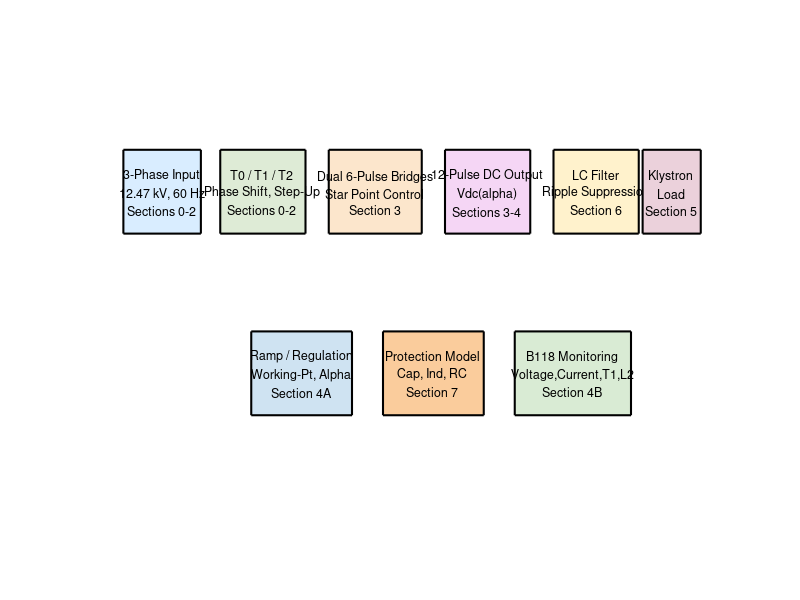

Write MATLAB code to recreate this figure. (Note: this script raises an error after producing the figure.)
%% SPEAR3 HVPS Analytical Design Math Technical Notebook
%
% This notebook is a standalone technical note for the SPEAR3 legacy
% high-voltage power supply. It converts the analytical design math from
% the HVPS design report into executable calculations, engineering tables,
% and plots that show how the system behaves from the three-phase AC input
% through rectification, filtering, protection, and klystron loading.
%
% Notebook objectives:
%  - Recreate the 3-phase to 12-pulse rectifier waveform construction
%  - Verify the documented DC output and firing-angle relationships
%  - Quantify ripple, filtering, beam current, protection energy, power quality
%  - Add an engineering ramp-up model from 0 kV to the 77 kV operating point
%  - Generate representative versions of the four B118 monitoring channels
%
% Converted from hvps_analytic_design_math_notebook.ipynb (Python/Jupyter)
% to MATLAB Live Script format (.m with %% section breaks).
%
% To view rendered LaTeX equations:
%  - Open in MATLAB Live Editor and save as .mlx, or
%  - Run publish('hvps_analytic_design_math_notebook.m') to generate HTML/PDF

%% System Overview and Governing Equations
%
% The legacy SPEAR3 HVPS is a 12-pulse controlled rectifier system that
% converts 12.47 kV, 60 Hz three-phase utility power into a regulated
% negative cathode supply for the klystron. The physical conversion chain:
%
% $$12.47\;\mathrm{kV}_{LL,\;rms}\;3\phi \rightarrow T_0\;(\pm 15^\circ) \rightarrow T_1,T_2 \rightarrow 2\times 6\text{-pulse bridges} \rightarrow 12\text{-pulse DC} \rightarrow LC\;\text{filter} \rightarrow -77\;\mathrm{kV}\;\text{to klystron}$$
%
% *Three-phase to line-line conversion:*
%
% $$v_a = V_m\sin(\omega t), \quad v_b = V_m\sin(\omega t - 120^\circ), \quad v_c = V_m\sin(\omega t + 120^\circ)$$
%
% $$v_{ab} = v_a - v_b = \sqrt{2}\,V_{LL}\cos(\omega t - 60^\circ)$$
%
% *Average 12-pulse DC output:*
%
% $$V_{dc} = \frac{6\sqrt{2}}{\pi}\,V_{LL}\cos\alpha \approx 2.70\,V_{LL}\cos\alpha$$
%
% *Klystron beam-current model (Child-Langmuir perveance):*
%
% $$I_{beam} = P_k\,V_{cathode}^{3/2}$$
%
% *Ripple and filter estimates:*
%
% $$\frac{\Delta V_{pp}}{V_{max}} = 1 - \cos(15^\circ), \qquad f_{ripple} = 12\,f_{line} = 720\;\mathrm{Hz}$$
%
% *Stored-energy expressions used in the protection analysis:*
%
% $$E_C = \tfrac{1}{2}CV^2, \qquad E_L = \tfrac{1}{2}LI^2$$

%% System Block Diagram Mapped to Equation Sections
%
% This figure ties the physical HVPS subsystems to the analytical sections.
% Each block maps to a part of the power-conversion chain and the
% associated governing equations developed in later sections.

figure('Position', [100 100 1200 500]);
hold on; axis off;
xlim([0 16]); ylim([0 7]);

blocks = {
    0.5, 4.3, 2.0, 1.2, {'3-Phase Input','12.47 kV, 60 Hz','Sections 0-2'}, [0.85 0.93 1.0];
    3.0, 4.3, 2.2, 1.2, {'T0 / T1 / T2','Phase Shift, Step-Up','Sections 0-2'}, [0.87 0.92 0.84];
    5.8, 4.3, 2.4, 1.2, {'Dual 6-Pulse Bridges','Star Point Control','Section 3'}, [0.99 0.90 0.80];
    8.8, 4.3, 2.2, 1.2, {'12-Pulse DC Output','Vdc(alpha)','Sections 3-4'}, [0.96 0.84 0.96];
    11.6, 4.3, 2.2, 1.2, {'LC Filter','Ripple Suppression','Section 6'}, [1.0 0.95 0.80];
    13.9, 4.3, 1.5, 1.2, {'Klystron','Load','Section 5'}, [0.92 0.82 0.86];
    3.8, 1.7, 2.6, 1.2, {'Ramp / Regulation','Working-Pt, Alpha','Section 4A'}, [0.81 0.89 0.95];
    7.2, 1.7, 2.6, 1.2, {'Protection Model','Cap, Ind, RC','Section 7'}, [0.98 0.80 0.61];
    10.6, 1.7, 3.0, 1.2, {'B118 Monitoring','Voltage,Current,T1,L2','Section 4B'}, [0.85 0.92 0.83];
};
for k = 1:size(blocks,1)
    x0 = blocks{k,1}; y0 = blocks{k,2};
    w  = blocks{k,3};  h  = blocks{k,4};
    lbl = blocks{k,5}; clr = blocks{k,6};
    rectangle('Position',[x0 y0 w h],'FaceColor',clr,'EdgeColor','k','LineWidth',1.5);
    text(x0+w/2, y0+h/2, lbl, 'HorizontalAlignment','center','VerticalAlignment','middle','FontSize',9);
end
arrows = [2.5 4.9 3.0 4.9; 5.2 4.9 5.8 4.9; 8.2 4.9 8.8 4.9; 11.0 4.9 11.6 4.9; 13.8 4.9 13.9 4.9];
for k = 1:size(arrows,1)
    annotation('arrow','X',[arrows(k,1)/16 arrows(k,3)/16],'Y',[arrows(k,2)/7 arrows(k,4)/7]);
end
title('SPEAR3 HVPS Physical Subsystems and Notebook Equation Map','FontSize',14,'FontWeight','bold');


%% 1. System Constants and Helper Functions
%
% The report uses a 12.47 kV, 60 Hz input, a 33.3 kV secondary line-to-line
% voltage, a 90 kV maximum DC output, and a nominal operating point near
% 77 kV. This cell defines the shared constants and helper functions.

DEG = pi / 180.0;

% System constants (struct equivalent of Python dict)
sys.f_line_hz                       = 60.0;
sys.v_input_ll_rms                  = 12.47e3;
sys.v_t1_primary_ll_rms             = 12.5e3;
sys.v_secondary_ll_rms              = 33.3e3;
sys.vdc_max                         = 90.0e3;
sys.vdc_nominal                     = 77.0e3;
sys.idc_nominal                     = 22.0;
sys.vdc_measured                    = 72.08e3;
sys.idc_measured                    = 19.4;
sys.cap_filter_f                    = 8e-6;
sys.isolation_res_ohm               = 500.0;
sys.inductor_primary_h              = 0.3;
sys.inductor_primary_rated_a        = 85.0;
sys.cable_inductor_h                = 200e-6;
sys.power_factor_distortion_12pulse = 0.9886;

%% 2. Three-Phase Input and Six Line-to-Line Voltages
%
% The derivation starts with the three phase voltages:
%
% $$v_a = V_m\sin(\omega t), \quad v_b = V_m\sin(\omega t - 120^\circ), \quad v_c = V_m\sin(\omega t + 120^\circ)$$
%
% and constructs the six line-to-line voltages that a 6-pulse bridge
% selects from (e.g. $v_{ab} = v_a - v_b$). The plot shows one electrical
% cycle at the 33.3 kV secondary level.

theta = linspace(0, 2*pi, 4000);
theta_deg_vec = rad2deg(theta);
v_phase_rms  = sys.v_secondary_ll_rms / sqrt(3);
v_phase_peak = sqrt(2) * v_phase_rms;

va = v_phase_peak .* sin(theta);
vb = v_phase_peak .* sin(theta - 2*pi/3);
vc = v_phase_peak .* sin(theta + 2*pi/3);

v_cb = vc - vb;  v_ab = va - vb;  v_ac = va - vc;
v_bc = vb - vc;  v_ba = vb - va;  v_ca = vc - va;

figure('Position', [100 100 1000 700]);
subplot(2,1,1);
plot(theta_deg_vec, va/1e3, theta_deg_vec, vb/1e3, theta_deg_vec, vc/1e3, 'LineWidth', 1.5);
title('Secondary Three-Phase Voltages');
xlabel('Electrical angle (deg)'); ylabel('Voltage (kV)');
legend('v_a','v_b','v_c'); grid on;

subplot(2,1,2);
plot(theta_deg_vec, v_cb/1e3, theta_deg_vec, v_ab/1e3, theta_deg_vec, v_ac/1e3, ...
     theta_deg_vec, v_bc/1e3, theta_deg_vec, v_ba/1e3, theta_deg_vec, v_ca/1e3, 'LineWidth', 1.2);
title('Six Line-to-Line Voltages Used by the Rectifier Bridges');
xlabel('Electrical angle (deg)'); ylabel('Voltage (kV)');
legend('v_{cb}','v_{ab}','v_{ac}','v_{bc}','v_{ba}','v_{ca}'); grid on;


%% 3. Single 6-Pulse Bridge Envelope and Two-Bridge 12-Pulse Combination
%
% Bridge X selects the highest of six cosine-shifted line-line waveforms,
% creating the familiar $60^\circ$ envelope segments. Bridge Y is shifted
% by $30^\circ$, and the two bridge outputs sum in series to create the
% 12-pulse waveform:
%
% $$V_{bridge}(\theta) = \max_k \left\{ \sqrt{2}\,V_{LL}\cos\!\left(\theta - \frac{k\pi}{3}\right) \right\}, \quad k = 0,1,\ldots,5$$
%
% $$V_{12\text{-pulse}} = V_{bridge,X}(\theta) + V_{bridge,Y}(\theta - 30^\circ)$$

% --- 6-pulse bridge helper (inline) ---
% Generates six cosine waveforms and takes the max (envelope)
phases_x_deg = [0 60 120 180 240 300];
bridge_x_waves = zeros(6, length(theta));
for idx = 1:6
    bridge_x_waves(idx,:) = sqrt(2)*sys.v_secondary_ll_rms .* cos(theta - phases_x_deg(idx)*DEG);
end
bridge_x_env = max(bridge_x_waves, [], 1);

phases_y_deg = phases_x_deg + 30;
bridge_y_waves = zeros(6, length(theta));
for idx = 1:6
    bridge_y_waves(idx,:) = sqrt(2)*sys.v_secondary_ll_rms .* cos(theta - phases_y_deg(idx)*DEG);
end
bridge_y_env = max(bridge_y_waves, [], 1);

bridge_sum = bridge_x_env + bridge_y_env;

figure('Position', [100 100 1000 900]);
subplot(3,1,1);
for idx = 1:6
    plot(theta_deg_vec, bridge_x_waves(idx,:)/1e3, 'Color', [0.6 0.6 0.6]); hold on;
end
plot(theta_deg_vec, bridge_x_env/1e3, 'k', 'LineWidth', 2.5);
title('Bridge X: 6-Pulse Waveforms and Envelope');
xlabel('Electrical angle (deg)'); ylabel('Voltage (kV)');
legend('','','','','','','Bridge X envelope'); grid on;

subplot(3,1,2);
plot(theta_deg_vec, bridge_x_env/1e3, 'LineWidth', 2); hold on;
plot(theta_deg_vec, bridge_y_env/1e3, 'LineWidth', 2);
title('Two 6-Pulse Bridges Before Series Summation');
xlabel('Electrical angle (deg)'); ylabel('Voltage (kV)');
legend('Bridge X','Bridge Y (+30 deg)'); grid on;

subplot(3,1,3);
plot(theta_deg_vec, bridge_sum/1e3, 'r', 'LineWidth', 2.5);
title('Combined 12-Pulse Unfiltered Output');
xlabel('Electrical angle (deg)'); ylabel('Voltage (kV)'); grid on;

% 0-60 deg detail showing 30 deg interleaving
window = (theta_deg_vec >= 0) & (theta_deg_vec <= 60);
figure('Position', [100 100 1000 350]);
plot(theta_deg_vec(window), bridge_x_env(window)/1e3, 'LineWidth', 1.5); hold on;
plot(theta_deg_vec(window), bridge_y_env(window)/1e3, 'LineWidth', 1.5);
plot(theta_deg_vec(window), bridge_sum(window)/1e3, 'k', 'LineWidth', 2.5);
title('0-60 deg Detail Showing the 30 deg Interleaving');
xlabel('Electrical angle (deg)'); ylabel('Voltage (kV)');
legend('Bridge X','Bridge Y','Series sum'); grid on;


%% 4. Average DC Output Versus Firing Angle
%
% The report derives the 12-pulse DC average as:
%
% $$V_{dc} = \frac{6\sqrt{2}}{\pi}\,V_{LL}\cos(\alpha)$$
%
% This section verifies the nominal and measured operating points against
% that formula and visualizes the full firing-angle sweep.

alpha_deg_vec = linspace(0, 90, 721);
vdc_curve = (6*sqrt(2)/pi) .* sys.v_secondary_ll_rms .* cosd(alpha_deg_vec);

alpha_nom  = acosd(min(max(sys.vdc_nominal  / ((6*sqrt(2)/pi)*sys.v_secondary_ll_rms), -1), 1));
alpha_meas = acosd(min(max(sys.vdc_measured / ((6*sqrt(2)/pi)*sys.v_secondary_ll_rms), -1), 1));
turns_ratio = sys.v_secondary_ll_rms / sys.v_t1_primary_ll_rms;

% Operating points table
op_case   = {'Maximum'; 'Nominal'; 'Measured June 2020'};
op_vdc_kv = [sys.vdc_max/1e3; sys.vdc_nominal/1e3; sys.vdc_measured/1e3];
op_alpha  = [0.0; alpha_nom; alpha_meas];
op_cosalp = [1.0; cosd(alpha_nom); cosd(alpha_meas)];
operating_points = table(op_case, op_vdc_kv, op_alpha, op_cosalp, ...
    'VariableNames', {'Case','Vdc_kV','Alpha_deg','cos_alpha'});
disp(operating_points);
fprintf('Transformer turns ratio (secondary LL / primary LL): %.3f:1\n', turns_ratio);

figure('Position', [100 100 850 450]);
plot(alpha_deg_vec, vdc_curve/1e3, 'LineWidth', 2.5); hold on;
scatter([0.0 alpha_nom alpha_meas], ...
        [sys.vdc_max/1e3 sys.vdc_nominal/1e3 sys.vdc_measured/1e3], 80, 'r', 'filled');
text(alpha_nom+3, sys.vdc_nominal/1e3+3, 'Nominal', 'FontSize', 10);
text(alpha_meas+3, sys.vdc_measured/1e3-8, 'Measured', 'FontSize', 10);
title('12-Pulse Average DC Output Versus Firing Angle');
xlabel('Firing angle alpha (deg)'); ylabel('Average DC output (kV)'); grid on;

%% 4A. System Ramp-Up From 0 kV to the 77 kV Working Point
%
% The control system ramps the output so that the cathode voltage, beam
% current, primary current, and control angle all move in a controlled way.
% The ramp model uses a smooth commanded voltage:
%
% $$V_{cmd}(t) = V_{nom}\,s(t), \qquad s(t) = 3x^2 - 2x^3, \qquad x = \mathrm{clip}\!\left(\frac{t}{T_{ramp}},\;0,\;1\right)$$
%
% From the commanded voltage, the implied firing angle and beam current are:
%
% $$\alpha(t) = \cos^{-1}\!\left(\frac{V_{cmd}(t)}{V_{dc,max}}\right), \qquad I_{beam}(t) = P_k\,V_{cmd}(t)^{3/2}$$

t_ramp  = linspace(0, 30, 5000);
T_ramp  = 20.0;
x_ramp  = min(max(t_ramp / T_ramp, 0), 1);
smoothstep = 3*x_ramp.^2 - 2*x_ramp.^3;
vdc_ramp   = sys.vdc_nominal .* smoothstep;

% firing_angle_from_vdc
alpha_ramp = acosd(min(max(vdc_ramp ./ ((6*sqrt(2)/pi)*sys.v_secondary_ll_rms), -1), 1));

% beam_current_from_perveance
perveance = 1.0e-6;
beam_current_ramp = perveance .* (vdc_ramp.^1.5);
beam_power_ramp   = vdc_ramp .* beam_current_ramp / 1e6;

pf_ramp = max(cosd(alpha_ramp) .* sys.power_factor_distortion_12pulse, 0.15);
primary_current_ramp = zeros(size(vdc_ramp));
valid = pf_ramp > 0;
primary_current_ramp(valid) = (vdc_ramp(valid) .* beam_current_ramp(valid)) ./ ...
    (sys.v_t1_primary_ll_rms * sqrt(3) .* pf_ramp(valid));

% Ramp summary table
ramp_times = [0 5 10 15 20 30];
ramp_Vdc   = interp1(t_ramp, vdc_ramp, ramp_times) / 1e3;
ramp_Alpha = interp1(t_ramp, alpha_ramp, ramp_times);
ramp_Ibeam = interp1(t_ramp, beam_current_ramp, ramp_times);
ramp_Pbeam = interp1(t_ramp, beam_power_ramp, ramp_times);
ramp_Ipri  = interp1(t_ramp, primary_current_ramp, ramp_times);
ramp_table = table(ramp_times', ramp_Vdc', ramp_Alpha', ramp_Ibeam', ramp_Pbeam', ramp_Ipri', ...
    'VariableNames', {'Time_s','Vdc_kV','Alpha_deg','BeamCurrent_A','BeamPower_MW','PrimaryCurrent_A'});
disp(ramp_table);

figure('Position', [100 100 1000 900]);
subplot(4,1,1);
plot(t_ramp, vdc_ramp/1e3, 'b', 'LineWidth', 2.5); hold on;
yline(sys.vdc_nominal/1e3, '--', 'Color', [0.5 0.5 0.5]);
title('Ramp-Up Envelope From 0 kV to 77 kV'); ylabel('Output voltage (kV)');
legend('Ramp','77 kV operating point'); grid on;

subplot(4,1,2);
plot(t_ramp, alpha_ramp, 'r', 'LineWidth', 2.5);
title('Implied Firing Angle During Ramp-Up'); ylabel('Alpha (deg)'); grid on;

subplot(4,1,3);
plot(t_ramp, beam_current_ramp, 'Color', [0 0.6 0], 'LineWidth', 2.5); hold on;
plot(t_ramp, primary_current_ramp, 'Color', [0.85 0.33 0.1], 'LineWidth', 2);
title('Current Build-Up During Ramp-Up'); ylabel('Current (A)');
legend('Beam current','Estimated primary current'); grid on;

subplot(4,1,4);
plot(t_ramp, beam_power_ramp, 'Color', [0.5 0 0.5], 'LineWidth', 2.5);
title('Beam Power During Ramp-Up'); xlabel('Time (s)'); ylabel('Power (MW)'); grid on;


%% 4B. Representative B118 Monitoring Channels
%
% Four Building 118 monitoring channels used for troubleshooting:
%   1. HVPS output voltage
%   2. HVPS output current
%   3. Transformer 1 phase current
%   4. Inductor 2 diagnostic voltage
%
% Two views: (a) long time-base through ramp-up, (b) short time-base
% near steady operation showing waveform character.
% These are engineering reconstructions, not archived measurements.

ripple_pp_frac_local    = 1.0 - cos(15*DEG);
f_ripple_hz_local       = 12 * sys.f_line_hz;
f0_hz_local             = 1/(2*pi*sqrt(1.07 * sys.cap_filter_f));
atten_ratio_local       = (f_ripple_hz_local / f0_hz_local)^2;
filtered_ripp_pp_local  = ripple_pp_frac_local * sys.vdc_nominal / atten_ratio_local;
nominal_beam_pwr_w      = sys.vdc_nominal * sys.idc_nominal;
primary_current_nominal = nominal_beam_pwr_w / (sys.v_t1_primary_ll_rms * sqrt(3) * 0.95);

% sawtooth helper
sawtooth_wave = @(t, f) 2*mod(t.*f, 1) - 1;

% Ramp-time monitor channels
mon_v_ramp = vdc_ramp + 0.5*filtered_ripp_pp_local .* cos(2*pi*f_ripple_hz_local.*t_ramp);

mon_i_ramp = beam_current_ramp + 0.08*max(beam_current_ramp,1e-9) .* ...
    cos(2*pi*f_ripple_hz_local.*t_ramp + pi/6);
mon_i_ramp = max(mon_i_ramp, 0);

phase_curr_base = primary_current_ramp .* sqrt(2);
mon_t1_ramp = phase_curr_base .* ( ...
    sin(2*pi*sys.f_line_hz.*t_ramp) ...
    + 0.10*sin(2*pi*11*sys.f_line_hz.*t_ramp) ...
    + 0.08*sin(2*pi*13*sys.f_line_hz.*t_ramp) );

ind2_envelope = 0.15 + 0.85*(vdc_ramp / sys.vdc_nominal);
mon_l2_ramp = 2.5e3 .* ind2_envelope .* sawtooth_wave(t_ramp, 12*sys.f_line_hz);

figure('Position', [100 100 1000 900]);
subplot(4,1,1);
plot(t_ramp, mon_v_ramp/1e3, 'b', 'LineWidth', 2); grid on;
title('Ramp-Time Monitor Channel 1: HVPS Output Voltage'); ylabel('Voltage (kV)');

subplot(4,1,2);
plot(t_ramp, mon_i_ramp, 'Color', [0 0.6 0], 'LineWidth', 2); grid on;
title('Ramp-Time Monitor Channel 2: HVPS Output Current'); ylabel('Current (A)');

subplot(4,1,3);
plot(t_ramp, mon_t1_ramp, 'Color', [0.85 0.33 0.1], 'LineWidth', 1.2); grid on;
title('Ramp-Time Monitor Channel 3: Transformer 1 Phase Current'); ylabel('Current (A)');

subplot(4,1,4);
plot(t_ramp, mon_l2_ramp/1e3, 'r', 'LineWidth', 1.2); grid on;
title('Ramp-Time Monitor Channel 4: Inductor 2 Diagnostic Voltage');
xlabel('Time (s)'); ylabel('Voltage (kV, representative)');

% --- Steady-state short time-base view ---
steady_win_s  = 0.080;
steady_samps  = 6000;
t_steady = linspace(0, steady_win_s, steady_samps);

vdc_steady = sys.vdc_nominal + 0.5*filtered_ripp_pp_local .* cos(2*pi*f_ripple_hz_local.*t_steady);

idc_steady = perveance .* max(vdc_steady,0).^1.5 + ...
    0.04*sys.idc_nominal .* cos(2*pi*f_ripple_hz_local.*t_steady + pi/8);

it1_steady = sqrt(2)*primary_current_nominal .* ( ...
    sin(2*pi*sys.f_line_hz.*t_steady) ...
    + 0.10*sin(2*pi*11*sys.f_line_hz.*t_steady) ...
    + 0.08*sin(2*pi*13*sys.f_line_hz.*t_steady) );

l2_steady = 2.5e3 .* sawtooth_wave(t_steady + alpha_nom/360/sys.f_line_hz, 12*sys.f_line_hz);

figure('Position', [100 100 1000 900]);
subplot(4,1,1);
plot(t_steady*1e3, vdc_steady/1e3, 'b', 'LineWidth', 2); grid on;
title('Steady Monitor Channel 1: HVPS Output Voltage'); ylabel('Voltage (kV)');

subplot(4,1,2);
plot(t_steady*1e3, idc_steady, 'Color', [0 0.6 0], 'LineWidth', 2); grid on;
title('Steady Monitor Channel 2: HVPS Output Current'); ylabel('Current (A)');

subplot(4,1,3);
plot(t_steady*1e3, it1_steady, 'Color', [0.85 0.33 0.1], 'LineWidth', 1.2); grid on;
title('Steady Monitor Channel 3: Transformer 1 Phase Current'); ylabel('Current (A)');

subplot(4,1,4);
plot(t_steady*1e3, l2_steady/1e3, 'r', 'LineWidth', 1.2); grid on;
title('Steady Monitor Channel 4: Inductor 2 Diagnostic Voltage');
xlabel('Time (ms)'); ylabel('Voltage (kV, representative)');


%% 5. Load Model, Beam Perveance, and Power
%
% The document models the klystron beam current with a Child-Langmuir style
% perveance law using approximately $1.0 \times 10^{-6}$ A/V$^{3/2}$:
%
% $$I_{beam} = P_k\,V_{cathode}^{3/2}, \qquad P_k \approx 1.0 \times 10^{-6}\;\mathrm{A/V}^{3/2}$$
%
% $$P_{beam} = V_{cathode}\,I_{beam}, \qquad R_{eff} = \frac{V_{cathode}}{I_{beam}}$$
%
% This section reproduces the current, power, and effective impedance curves.

vdc_sweep = linspace(60e3, 90e3, 400);
beam_current = perveance .* vdc_sweep.^1.5;
beam_power_mw = vdc_sweep .* beam_current / 1e6;
eff_impedance_kohm = (vdc_sweep ./ beam_current) / 1e3;

% Sample table
sample_vdc = [60 65 70 72.08 77 80 85 90] * 1e3;
sample_idc = perveance .* sample_vdc.^1.5;
sample_tbl = table(sample_vdc'/1e3, sample_idc', ...
    (sample_vdc.*sample_idc)'/1e6, ((sample_vdc./sample_idc)/1e3)', ...
    'VariableNames', {'V_cathode_kV','I_beam_A','P_beam_MW','R_eff_kOhm'});
disp(sample_tbl);

figure('Position', [100 100 1200 400]);
subplot(1,3,1);
plot(vdc_sweep/1e3, beam_current, 'LineWidth', 2.5); grid on;
title('Beam Current vs Cathode Voltage');
xlabel('Cathode voltage (kV)'); ylabel('Beam current (A)');

subplot(1,3,2);
plot(vdc_sweep/1e3, beam_power_mw, 'LineWidth', 2.5, 'Color', [0.85 0.33 0.1]); grid on;
title('Beam Power vs Cathode Voltage');
xlabel('Cathode voltage (kV)'); ylabel('Beam power (MW)');

subplot(1,3,3);
plot(vdc_sweep/1e3, eff_impedance_kohm, 'LineWidth', 2.5, 'Color', [0 0.6 0]); grid on;
title('Effective Load Impedance vs Cathode Voltage');
xlabel('Cathode voltage (kV)'); ylabel('Effective impedance (kOhm)');

%% 6. Ripple Geometry and LC Filter Attenuation
%
% The report connects the unfiltered ripple directly to the $30^\circ$
% cosine arcs and then estimates attenuation using the reflected filter
% inductance and the $8\;\mu\mathrm{F}$ capacitor bank:
%
% $$\frac{\Delta V_{pp}}{V_{max}} = 1 - \cos(15^\circ), \qquad f_{ripple} = 12\,f_{line} = 720\;\mathrm{Hz}$$
%
% $$f_0 = \frac{1}{2\pi\sqrt{L_{eff}\,C}}, \qquad \text{Attenuation} = \left(\frac{f_{ripple}}{f_0}\right)^2$$

ripple_pp_fraction_geom = 1.0 - cos(15*DEG);
ripple_pp_nominal_volts = ripple_pp_fraction_geom * sys.vdc_nominal;

l_secondary_effective_h = 1.07;
f_ripple_hz = 12 * sys.f_line_hz;
f0_hz = 1 / (2*pi*sqrt(l_secondary_effective_h * sys.cap_filter_f));
attenuation_ratio = (f_ripple_hz / f0_hz)^2;
filtered_ripple_pp_volts  = ripple_pp_nominal_volts / attenuation_ratio;
filtered_ripple_rms_volts = filtered_ripple_pp_volts / (2*sqrt(2));

% Ripple summary table
ripple_metrics = {'Unfiltered ripple fraction'; 'Unfiltered ripple at 77 kV (Vpp)'; ...
    'Ripple frequency (Hz)'; 'Filter resonance (Hz)'; 'Attenuation ratio'; ...
    'Filtered ripple (Vpp)'; 'Filtered ripple (Vrms)'};
ripple_values = [ripple_pp_fraction_geom; ripple_pp_nominal_volts; f_ripple_hz; ...
    f0_hz; attenuation_ratio; filtered_ripple_pp_volts; filtered_ripple_rms_volts];
ripple_tbl = table(ripple_metrics, ripple_values, 'VariableNames', {'Metric','Value'});
disp(ripple_tbl);

time_ms = linspace(0, 10, 4000);
unfiltered_ripple = sys.vdc_nominal + 0.5*ripple_pp_nominal_volts .* cos(2*pi*f_ripple_hz.*time_ms/1e3);
filtered_ripple   = sys.vdc_nominal + 0.5*filtered_ripple_pp_volts .* cos(2*pi*f_ripple_hz.*time_ms/1e3);

freq = logspace(0, 4, 800);
lc_gain = 1.0 ./ sqrt((1 - (freq/f0_hz).^2).^2 + 1e-12);

figure('Position', [100 100 1000 600]);
subplot(2,1,1);
plot(time_ms, unfiltered_ripple/1e3, 'LineWidth', 2); hold on;
plot(time_ms, filtered_ripple/1e3, 'LineWidth', 2);
title('Nominal 77 kV Output With 720 Hz Ripple Estimate');
xlabel('Time (ms)'); ylabel('Output voltage (kV)');
legend('Unfiltered estimate','Filtered estimate'); grid on;

subplot(2,1,2);
semilogx(freq, 20*log10(lc_gain), 'LineWidth', 2.5); hold on;
xline(f_ripple_hz, '--r', 'LineWidth', 1.5);
title('Idealized LC Magnitude Response');
xlabel('Frequency (Hz)'); ylabel('Magnitude (dB)');
legend('LC response','720 Hz ripple'); grid on;


%% 7. Protection Energy and Discharge Models
%
% The analytical section distinguishes between total capacitor stored energy
% and the simplified RC branch discharge through the $500\;\Omega$ isolation
% path. It also quantifies primary inductor energy and the cable-inductor
% current slew limit:
%
% $$E_C = \tfrac{1}{2}C\,V^2, \qquad E_L = \tfrac{1}{2}L\,I^2$$
%
% $$i(t) = \frac{V_0}{R}\,e^{-t/\tau}, \qquad \tau = R\,C$$
%
% $$E_{released}(t) = E_C\left(1 - e^{-2t/\tau}\right), \qquad \frac{di}{dt}\bigg|_{max} = \frac{V_0}{L_{cable}}$$

c_filter = sys.cap_filter_f;
r_iso    = sys.isolation_res_ohm;
tau_rc_s = r_iso * c_filter;
e_cap_j  = 0.5 * c_filter * sys.vdc_nominal^2;
i_branch_peak_a = sys.vdc_nominal / r_iso;

times_s = [1e-6, 10e-6, 0.1e-3, 1e-3, 2e-3, tau_rc_s];
i_branch   = i_branch_peak_a .* exp(-times_s / tau_rc_s);
e_released = e_cap_j .* (1 - exp(-2*times_s / tau_rc_s));

power_estimate_w = sys.vdc_measured * sys.idc_measured;
i_primary_operating_a   = power_estimate_w / (sys.v_t1_primary_ll_rms * sqrt(3) * 0.95);
e_inductor_operating_j  = 0.5 * sys.inductor_primary_h * i_primary_operating_a^2;
e_inductor_rated_j      = 0.5 * sys.inductor_primary_h * sys.inductor_primary_rated_a^2;
di_dt_limit_a_per_us    = (sys.vdc_nominal / sys.cable_inductor_h) / 1e6;
i2t_estimate = ((sys.vdc_nominal / r_iso)^2) * (tau_rc_s / 2);

% Protection summary table
prot_tbl = table(times_s'*1e3, i_branch', e_released', 100*e_released'/e_cap_j, ...
    'VariableNames', {'Time_ms','RC_branch_current_A','Released_energy_J','Released_energy_pct'});
disp(prot_tbl);
fprintf('Capacitor stored energy at 77 kV: %.1f J\n', e_cap_j);
fprintf('Initial RC branch current: %.1f A\n', i_branch_peak_a);
fprintf('Inductor energy at rated 85 A: %.1f J per inductor\n', e_inductor_rated_j);
fprintf('Estimated primary current at measured operating point: %.1f A\n', i_primary_operating_a);
fprintf('Inductor energy at measured operating point: %.1f J per inductor\n', e_inductor_operating_j);
fprintf('Cable inductor current slew limit: %.1f A/us\n', di_dt_limit_a_per_us);
fprintf('Lumped RC I^2 t estimate: %.1f A^2 s\n', i2t_estimate);

t_discharge_ms = linspace(0, 6, 2500);
current_discharge = i_branch_peak_a .* exp(-(t_discharge_ms/1e3) / tau_rc_s);
energy_discharge  = e_cap_j .* (1 - exp(-2*(t_discharge_ms/1e3) / tau_rc_s));

figure('Position', [100 100 1000 600]);
subplot(2,1,1);
plot(t_discharge_ms, current_discharge, 'LineWidth', 2.5); grid on;
title('Simplified 500 Ohm RC Branch Discharge Current');
xlabel('Time (ms)'); ylabel('Current (A)');

subplot(2,1,2);
plot(t_discharge_ms, energy_discharge, 'r', 'LineWidth', 2.5); grid on;
title('Released Energy in the Simplified RC Branch Model');
xlabel('Time (ms)'); ylabel('Released energy (J)');

%% 8. Power Factor and Harmonic Content
%
% The report uses displacement power factor $\cos(\alpha)$ multiplied by an
% idealized 12-pulse distortion factor of about 0.9886:
%
% $$PF_{true} = \cos(\alpha)\times 0.9886$$
%
% The dominant non-cancelled harmonics for a 12-pulse rectifier are orders
% $n = 12k \pm 1$ (i.e. 11, 13, 23, 25, 35, 37):
%
% $$\mathrm{THD} = \sqrt{\sum_{n}\left(\frac{1}{n}\right)^2}$$

pf_curve = cosd(alpha_deg_vec) .* sys.power_factor_distortion_12pulse;

% harmonic_orders_12pulse
harmonics = [];
for n = 2:37
    if n > 1 && (mod(n,12) == 1 || mod(n,12) == 11)
        harmonics = [harmonics, n]; %#ok<AGROW>
    end
end
harmonic_magnitude = 1.0 ./ harmonics;
thd_estimate = sqrt(sum(harmonic_magnitude.^2));

harm_tbl = table(harmonics', harmonic_magnitude', (harmonics*sys.f_line_hz)', ...
    'VariableNames', {'Harmonic_order','Relative_magnitude','Frequency_Hz'});
disp(harm_tbl);
fprintf('Idealized THD estimate through 37th harmonic: %.2f%%\n', 100*thd_estimate);

figure('Position', [100 100 1100 400]);
subplot(1,2,1);
plot(alpha_deg_vec, pf_curve, 'LineWidth', 2.5); hold on;
xline(alpha_nom, '--r', 'Nominal alpha', 'LineWidth', 1.5);
xline(alpha_meas, '--', 'Color', [0.85 0.33 0.1], 'Label', 'Measured alpha', 'LineWidth', 1.5);
title('Estimated True Power Factor vs Firing Angle');
xlabel('Firing angle alpha (deg)'); ylabel('Power factor'); grid on;

subplot(1,2,2);
bar(categorical(string(harmonics)), 100*harmonic_magnitude, 'FaceColor', [0 0.6 0]);
title('Dominant Ideal 12-Pulse Current Harmonics');
xlabel('Harmonic order'); ylabel('Magnitude (% of fundamental)'); grid on;


%% 9. Consolidated Design Summary
%
% This final section gathers the main numerical outputs so the notebook
% can serve as a quick engineering reference alongside the report.

summary_params = {
    '12-pulse DC coefficient';
    'Secondary LL voltage for 90 kV max';
    'Transformer turns ratio';
    'Nominal alpha at 77 kV';
    'Measured alpha at 72.08 kV';
    'Ripple frequency';
    'LC resonance estimate';
    'Unfiltered ripple fraction';
    'Filtered ripple at 77 kV (Vpp)';
    'Capacitor stored energy at 77 kV';
    'Cable current slew limit';
    'Idealized PF at nominal alpha';
};

summary_values = [
    6*sqrt(2)/pi;
    sys.v_secondary_ll_rms / 1e3;
    turns_ratio;
    alpha_nom;
    alpha_meas;
    f_ripple_hz;
    f0_hz;
    ripple_pp_fraction_geom;
    filtered_ripple_pp_volts;
    e_cap_j;
    di_dt_limit_a_per_us;
    cosd(alpha_nom) * sys.power_factor_distortion_12pulse;
];

summary_units = {
    'Vdc / V_LL';
    'kV RMS';
    ':1';
    'deg';
    'deg';
    'Hz';
    'Hz';
    'fraction';
    'Vpp';
    'J';
    'A/us';
    'fraction';
};

summary_tbl = table(summary_params, summary_values, summary_units, ...
    'VariableNames', {'Parameter','Value','Units'});
disp(summary_tbl);
